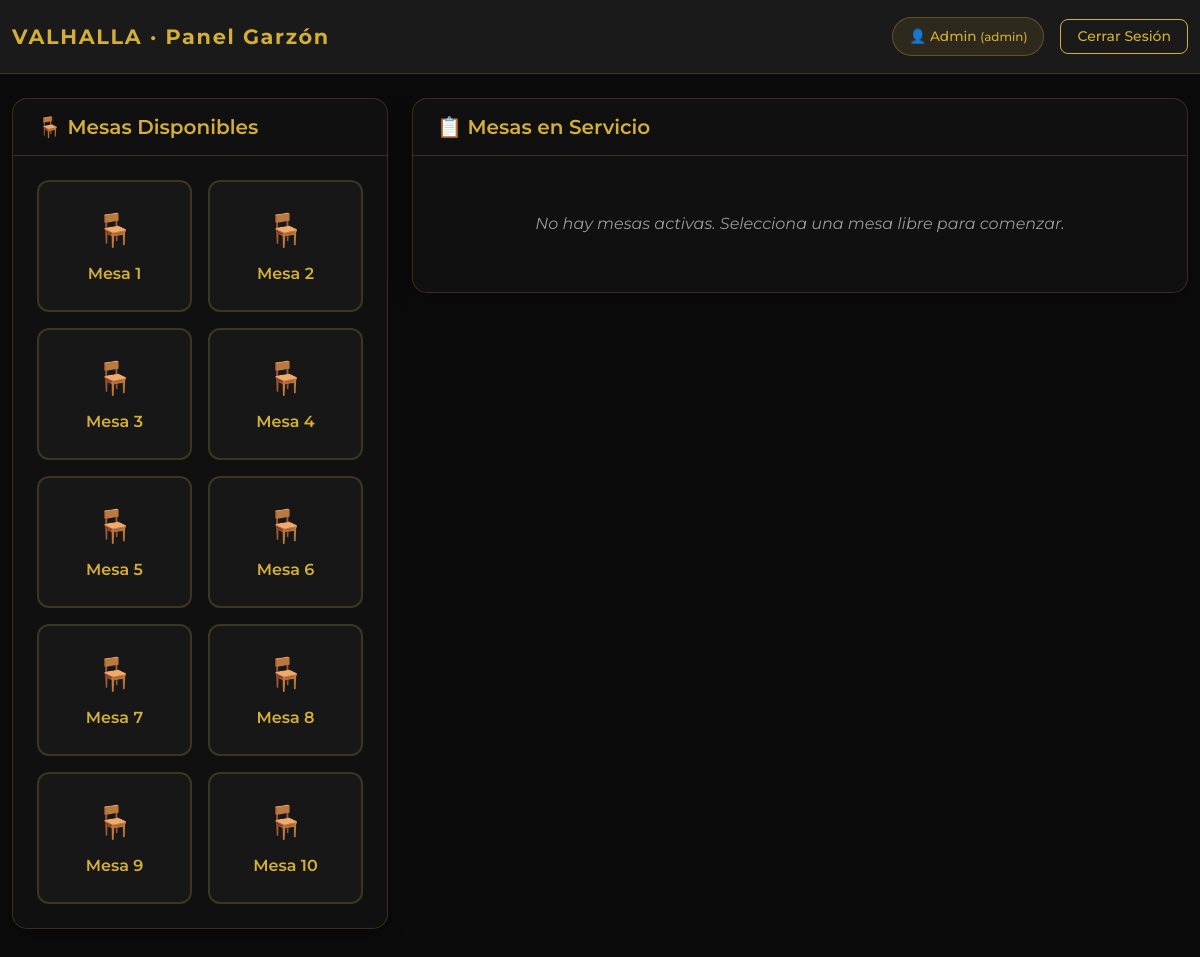
/ (signed in), run on the app's committed database.
### tables this page shows
CREATE TABLE users (
  id INT AUTO_INCREMENT PRIMARY KEY,
  name VARCHAR(100) NOT NULL,
  email VARCHAR(190) UNIQUE NOT NULL,
  password_hash VARCHAR(255) NULL,
  role ENUM('waiter','bar','kitchen','admin') NOT NULL,
  active TINYINT(1) NOT NULL DEFAULT 1,
  remember_token VARCHAR(64) NULL,
  created_at DATETIME NOT NULL DEFAULT CURRENT_TIMESTAMP
);

CREATE TABLE restaurant_tables (
  id INT AUTO_INCREMENT PRIMARY KEY,
  label VARCHAR(20) NOT NULL,
  status ENUM('free','in_service','closed') NOT NULL DEFAULT 'free',
  updated_at DATETIME NOT NULL DEFAULT CURRENT_TIMESTAMP ON UPDATE CURRENT_TIMESTAMP
);

### src/auth.php (called while the page is built, shortened)
<?php
require_once __DIR__ . '/db.php';
function current_user(): ?array {
  $uid = (int)($_SESSION['user_id'] ?? 0);
  $row = at("SELECT * FROM users WHERE id=:id AND active=1", [':id'=>$uid])->fetch();
  return $row ?: null;
}
function require_user(?array $roles = null): array {
  $u = current_user();
  return $u;
}

### src/db.php (called while the page is built)
<?php
function pdo(): PDO {
  static $pdo = null;
  if ($pdo instanceof PDO) return $pdo;
  $config = require __DIR__ . '/../config/config.php';
  $pdo = new PDO(
    $config['db']['dsn'],
    $config['db']['user'],
    $config['db']['pass'],
    [
      PDO::ATTR_ERRMODE => PDO::ERRMODE_EXCEPTION,
      PDO::ATTR_DEFAULT_FETCH_MODE => PDO::FETCH_ASSOC,
    ]
  );
  $pdo->exec("SET time_zone = '+00:00'");
  return $pdo;
}
function at(string $sql, array $params = []): PDOStatement {
  $stmt = pdo()->prepare($sql);
  $stmt->execute($params);
  return $stmt;
}

### src/helpers.php (called while the page is built, shortened)
<?php
function h(string $v): string { return htmlspecialchars($v, ENT_QUOTES, 'UTF-8'); }

### src/queries.php (called while the page is built, shortened)
<?php
require_once __DIR__ . '/db.php';
require_once __DIR__ . '/helpers.php';
function get_tables(): array {
  return at("SELECT * FROM restaurant_tables ORDER BY id")->fetchAll();
}

### public/index.php (the view, shortened to what this page needs)
<?php
require_once __DIR__ . '/../src/auth.php';
require_once __DIR__ . '/../src/queries.php';
require_once __DIR__ . '/../src/helpers.php';
$u = require_user(['waiter','admin']);
$tables = get_tables();
$active_tables = at("
  SELECT
    rt.id as table_id,
    rt.label as table_name,
    rt.status,
    o.id as order_id,
    o.created_at,
    COUNT(oi.id) as total_items,
    SUM(CASE WHEN oi.status IN ('awaiting_confirmation','confirmed','in_progress') THEN 1 ELSE 0 END) as pending_items,
    SUM(CASE WHEN oi.status = 'ready' THEN 1 ELSE 0 END) as ready_items,
    SUM(CASE WHEN oi.status IN ('picked_up','served') THEN 1 ELSE 0 END) as delivered_items
  FROM restaurant_tables rt
  LEFT JOIN orders o ON o.table_id = rt.id AND o.status NOT IN ('closed','canceled')
  LEFT JOIN order_items oi ON oi.order_id = o.id
  WHERE rt.status = 'in_service'
  GROUP BY rt.id, rt.label, rt.status, o.id, o.created_at
  ORDER BY o.created_at DESC
")->fetchAll();
?>
<!doctype html>
<html lang="es">
<head>
<link href="https://cdn.jsdelivr.net/npm/bootstrap@5.3.2/dist/css/bootstrap.min.css" rel="stylesheet">
<link href="https://cdn.jsdelivr.net/npm/sweetalert2@11/dist/sweetalert2.min.css" rel="stylesheet">
</head>
<body>
<nav class="navbar navbar-expand-lg navbar-dark">
  <div class="container-fluid">
    <span class="navbar-brand">VALHALLA · Panel Garzón</span>
    <div class="d-flex align-items-center gap-3">
      <div class="user-badge">
        👤 <?=h($u['name'])?> <small>(<?=h($u['role'])?>)</small>
      </div>
      <a href="api/logout.php" class="btn btn-logout btn-sm">Cerrar Sesión</a>
    </div>
  </div>
</nav>
<div class="container-fluid py-4">
  <div class="row">
    <div class="col-lg-4">
      <div class="card">
        <div class="card-header">
          <h5>🪑 Mesas Disponibles</h5>
        </div>
        <div class="card-body">
          <div class="free-tables">
            <?php
            $free_tables = array_filter($tables, fn($t) => $t['status'] === 'free');
            if(!$free_tables): ?>
              <div class="empty">No hay mesas disponibles</div>
            <?php else: ?>
              <?php foreach($free_tables as $t): ?>
                <div class="free-table-card" onclick="iniciarMesa(<?=$t['id']?>,'<?=h($t['label'])?>')">
                  <div class="icon">🪑</div>
                  <div class="label"><?=h($t['label'])?></div>
                </div>
              <?php endforeach; ?>
            <?php endif; ?>
          </div>
        </div>
      </div>
    </div>
    <div class="col-lg-8">
      <div class="card">
        <div class="card-header">
          <h5>📋 Mesas en Servicio</h5>
        </div>
        <div class="card-body">
          <?php if(!$active_tables): ?>
            <div class="empty">No hay mesas activas. Selecciona una mesa libre para comenzar.</div>
          <?php endif; ?>
        </div>
      </div>
    </div>
  </div>
</div>
</body>
</html>

### public/index.php (style rules this page uses)
:root { --gold:#d4af37; --black:#0b0b0b; --dark:#1a1a1a; --white:#fff; --muted:#999; }
body { margin:0; font-family:'Montserrat',sans-serif; background:var(--black); color:var(--white); }
.navbar { background:var(--dark)!important; border-bottom:1px solid rgba(212,175,55,.2); padding:1rem 0; }
.navbar-brand { color:var(--gold)!important; font-weight:700; letter-spacing:.08em; font-size:1.3rem; }
.user-badge { background:rgba(212,175,55,.1); border:1px solid rgba(212,175,55,.3); border-radius:20px; padding:8px 16px; color:var(--gold); font-size:.85rem; font-weight:500; }
.btn-logout { border:1px solid var(--gold); color:var(--gold); background:transparent; border-radius:8px; padding:6px 16px; font-weight:500; transition:all .3s; }
.card { background:rgba(17,17,17,.95); border:1px solid rgba(212,175,55,.2); border-radius:15px; margin-bottom:20px; box-shadow:0 4px 20px rgba(0,0,0,.3); }
.card-header { background:transparent; border-bottom:1px solid rgba(212,175,55,.2); padding:1rem 1.5rem; }
.card-header h5 { color:var(--gold); margin:0; font-weight:600; }
.card-body { padding:1.5rem; }
.free-tables { display:grid; grid-template-columns:repeat(auto-fill,minmax(120px,1fr)); gap:1rem; }
.free-table-card { background:rgba(26,26,26,.8); border:2px solid rgba(212,175,55,.2); border-radius:12px; padding:1.5rem 1rem; text-align:center; cursor:pointer; transition:all .3s; }
.free-table-card .icon { font-size:2rem; margin-bottom:.5rem; }
.free-table-card .label { font-weight:600; color:var(--gold); }
.empty { text-align:center; color:var(--muted); padding:2rem; font-style:italic; }

### data on the page
users: name "Admin", role "admin"
restaurant_tables: label "Mesa 1"
restaurant_tables: label "Mesa 2"
restaurant_tables: label "Mesa 3"
restaurant_tables: label "Mesa 4"
restaurant_tables: label "Mesa 5"
restaurant_tables: label "Mesa 6"
restaurant_tables: label "Mesa 7"
restaurant_tables: label "Mesa 8"
restaurant_tables: label "Mesa 9"
restaurant_tables: label "Mesa 10"
